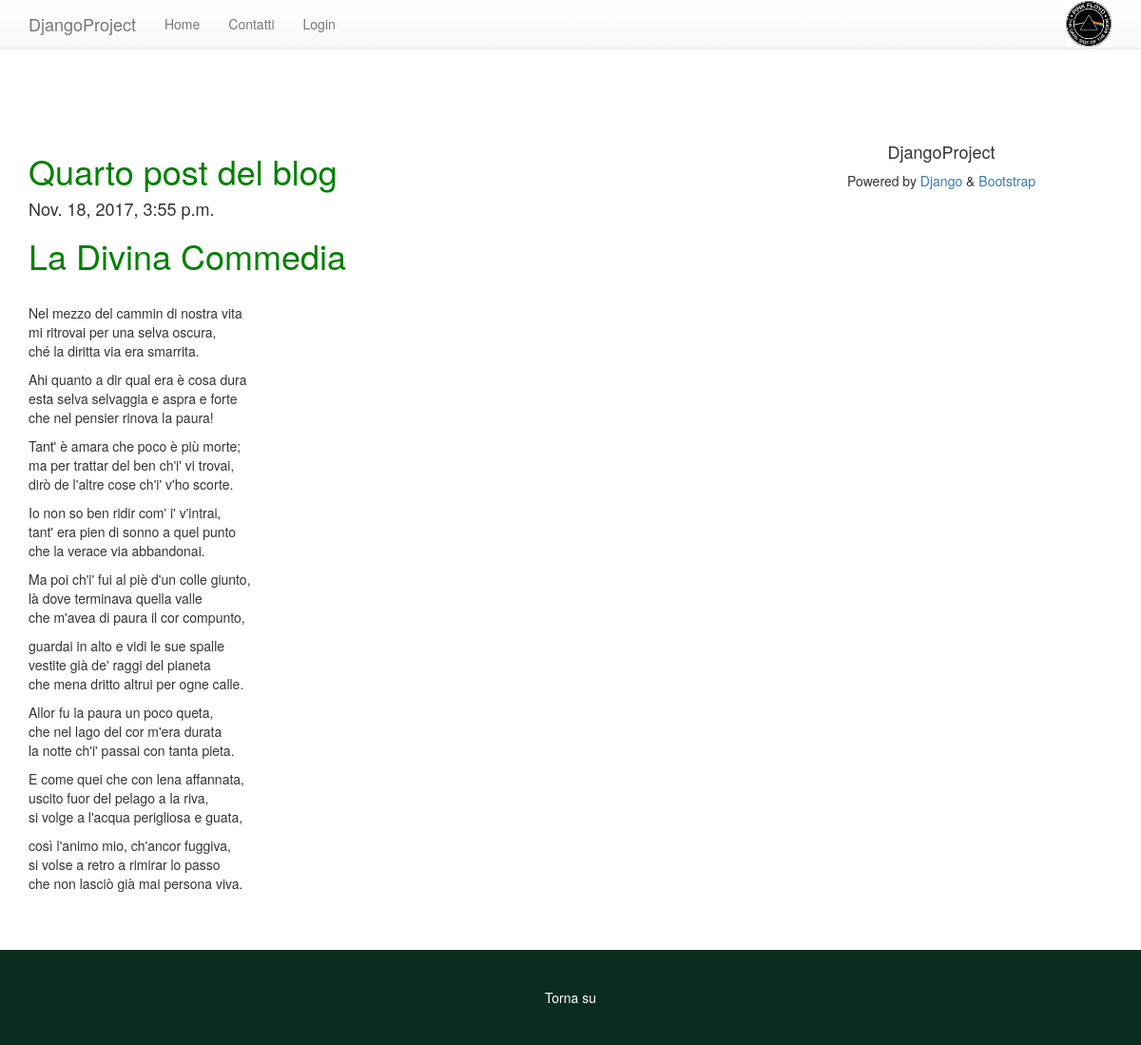
The page /4/quarto-post-del-blog/ on the database its author committed.
### posts/models.py (models this page shows, shortened)
class Post(models.Model):
    titolo = models.CharField(max_length=120)
    contenuto = models.TextField()
    data = models.DateTimeField(auto_now=False, auto_now_add=True)
    slug = models.SlugField()

### templates/post_singolo.html (shortened to what this page needs)
{% extends "base.html" %}
{% block content %}
    <h1>{{ object.titolo}}</h1>
    <h4>{{ object.data}}</h4>
    <p>{{ object.contenuto|safe|linebreaks}}</p>
{% endblock content %}

### static/css/djangoproject.css (style rules this page uses)
h1 { color: green }
html, body { padding-top: 70px; height: 100%; }

### rows shown on the page
Post: titolo "Quarto post del blog", data "Nov. 18, 2017, 3:55 p.m.", contenuto "La Divina Commedia Nel mezzo del cammin di nostra vita mi ritrovai per una selva oscura, ché la diritta via era smarrita. Ahi quanto a dir qual era è cosa dura esta selva selvaggia e aspra e forte che nel pensier rinova la paura! Tant' è amara che poco è più morte; ma per trattar del ben ch'i' vi trovai, dirò de l'altre cose ch'i' v'ho scorte. Io non so ben ridir com' i' v'intrai, tant' era pien di sonno a quel punto che la verace via abbandonai. Ma poi ch'i' fui al piè d'un colle giunto, là dove terminava quella valle che m'avea di paura il cor compunto, guardai in alto e vidi le sue spalle vestite già de' raggi del pianeta che mena dritto altrui per ogne calle. Allor fu la paura un poco…"
